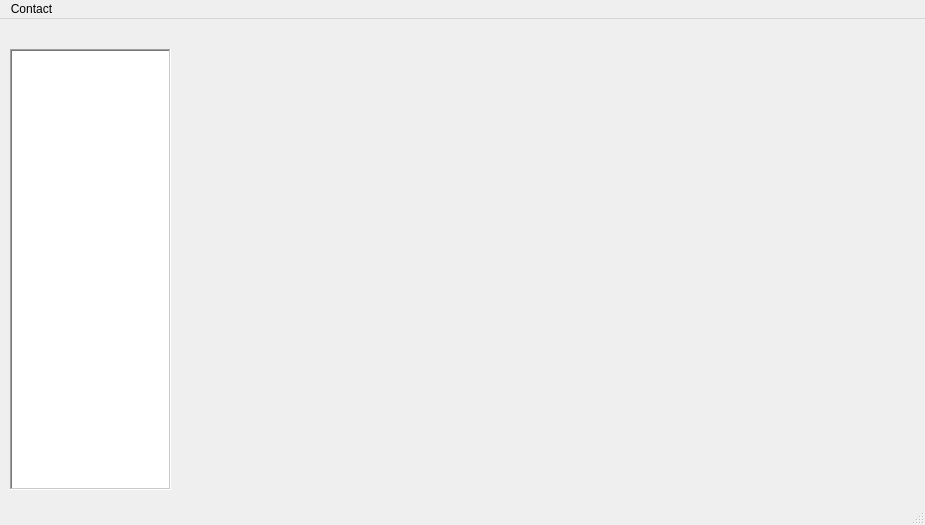
<?xml version="1.0" encoding="UTF-8"?>
<ui version="4.0">
 <class>MainWindow</class>
 <widget class="QMainWindow" name="MainWindow">
  <property name="geometry">
   <rect>
    <x>0</x>
    <y>0</y>
    <width>925</width>
    <height>525</height>
   </rect>
  </property>
  <property name="windowTitle">
   <string>MainWindow</string>
  </property>
  <widget class="QWidget" name="centralwidget">
   <widget class="QListWidget" name="contacts_listWidget">
    <property name="geometry">
     <rect>
      <x>10</x>
      <y>30</y>
      <width>161</width>
      <height>441</height>
     </rect>
    </property>
    <property name="frameShape">
     <enum>QFrame::WinPanel</enum>
    </property>
   </widget>
   <widget class="QStackedWidget" name="stackedWidget">
    <property name="geometry">
     <rect>
      <x>190</x>
      <y>10</y>
      <width>721</width>
      <height>461</height>
     </rect>
    </property>
    <property name="currentIndex">
     <number>-1</number>
    </property>
   </widget>
  </widget>
  <widget class="QMenuBar" name="menubar">
   <property name="geometry">
    <rect>
     <x>0</x>
     <y>0</y>
     <width>925</width>
     <height>22</height>
    </rect>
   </property>
   <widget class="QMenu" name="menuAdd_Contact">
    <property name="title">
     <string>Contact</string>
    </property>
    <addaction name="actionNew_Contact"/>
   </widget>
   <addaction name="menuAdd_Contact"/>
  </widget>
  <widget class="QStatusBar" name="statusbar"/>
  <action name="actionNew_Contact">
   <property name="text">
    <string>New Contact</string>
   </property>
  </action>
 </widget>
 <resources/>
 <connections/>
</ui>
